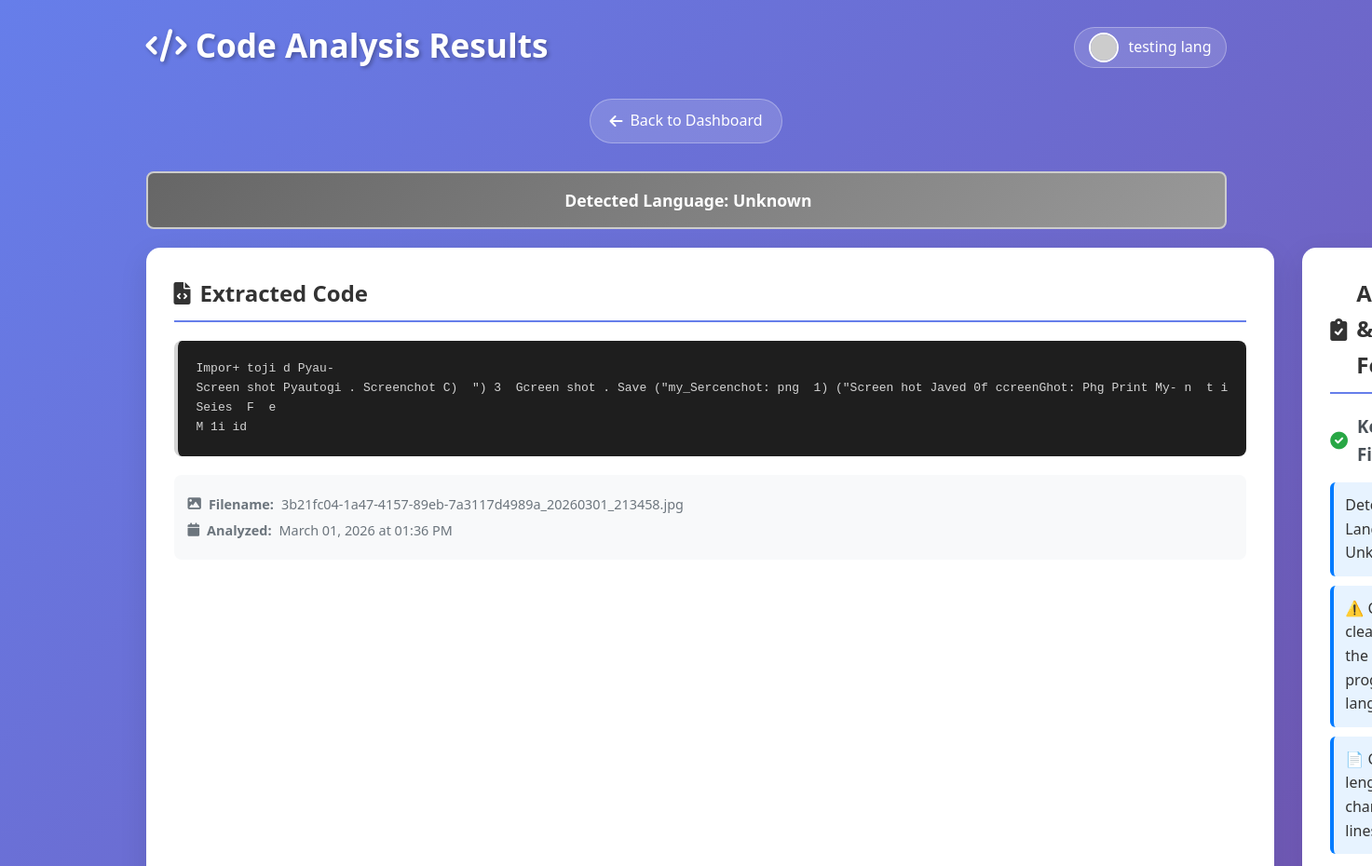
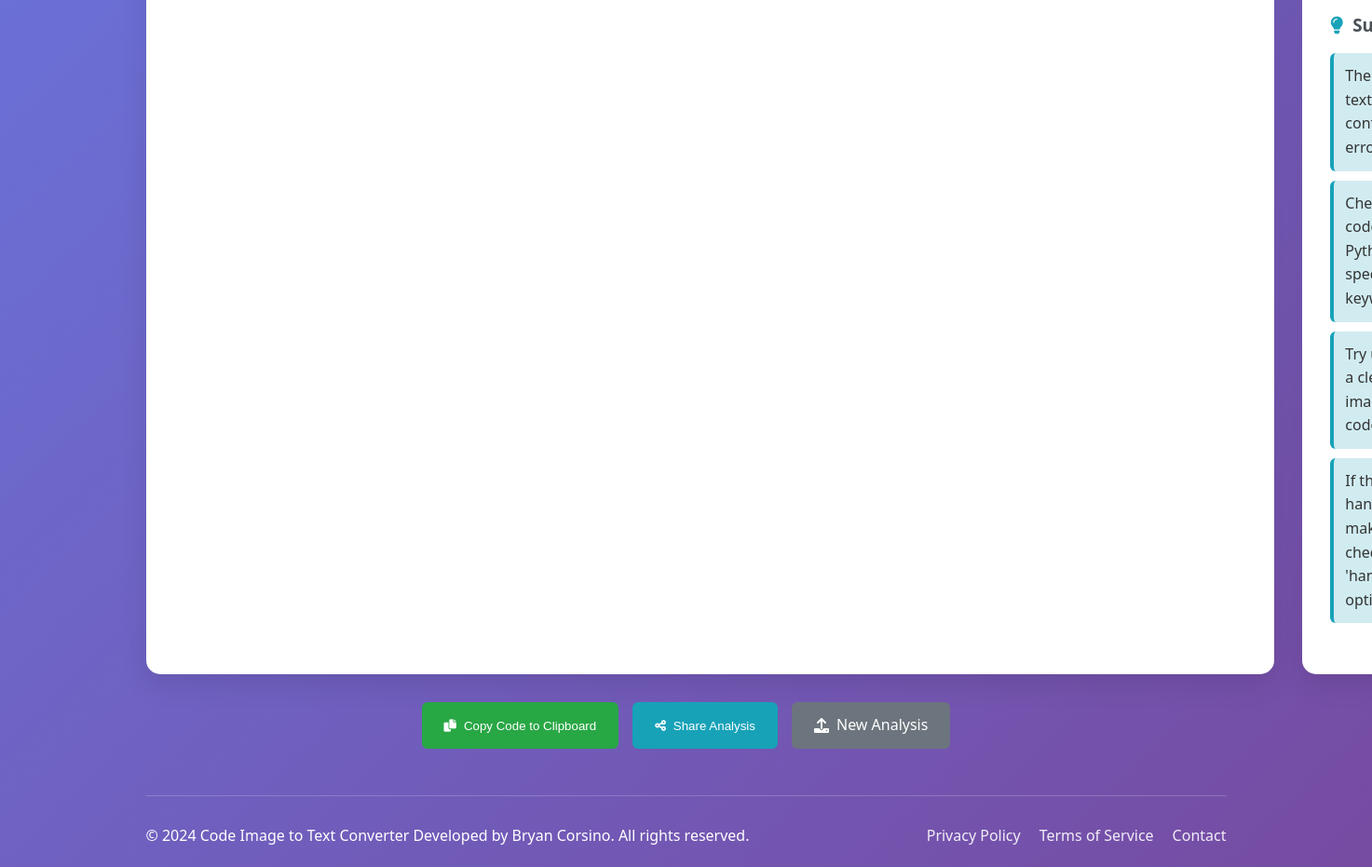
The app's page /analysis/18 (signed in) with its own data (2 pictures, top to bottom).
### app.py (models this page shows, shortened)
class User(UserMixin, db.Model):
    id = db.Column(db.Integer, primary_key=True)
    google_id = db.Column(db.String(100), unique=True, nullable=True)
    email = db.Column(db.String(100), unique=True, nullable=False)
    username = db.Column(db.String(50), unique=True, nullable=True)
    password_hash = db.Column(db.String(200), nullable=True)
    name = db.Column(db.String(100))
    profile_pic = db.Column(db.String(200))
    auth_provider = db.Column(db.String(20), default='local')
    created_at = db.Column(db.DateTime, default=datetime.utcnow)
    last_login = db.Column(db.DateTime, default=datetime.utcnow)
    analyses = db.relationship('Analysis', backref='user', lazy=True, cascade='all, delete-orphan')

class Analysis(db.Model):
    id = db.Column(db.Integer, primary_key=True)
    user_id = db.Column(db.Integer, db.ForeignKey('user.id'), nullable=False)
    filename = db.Column(db.String(200))
    extracted_code = db.Column(db.Text)
    detected_language = db.Column(db.String(50))
    feedback = db.Column(db.Text)
    warnings = db.Column(db.Text)
    suggestions = db.Column(db.Text)
    share_token = db.Column(db.String(100), unique=True, nullable=True)
    is_public = db.Column(db.Boolean, default=False)
    created_at = db.Column(db.DateTime, default=datetime.utcnow)

### app.py (the view)
@app.route('/analysis/<int:analysis_id>')
@login_required
def view_analysis(analysis_id):
    analysis = Analysis.query.get_or_404(analysis_id)
    if analysis.user_id != current_user.id and not analysis.is_public:
        flash('You do not have permission to view this analysis.', 'error')
        return redirect(url_for('history'))
    feedback = json.loads(analysis.feedback) if analysis.feedback else []
    warnings = json.loads(analysis.warnings) if analysis.warnings else []
    suggestions = json.loads(analysis.suggestions) if analysis.suggestions else []
    return render_template('result.html',
                         analysis=analysis,
                         code=analysis.extracted_code,
                         feedback=feedback,
                         warnings=warnings,
                         suggestions=suggestions,
                         language=analysis.detected_language)

### app.py (called while the page is built)
@login_manager.user_loader
def load_user(user_id):
    return User.query.get(int(user_id))

### templates/result.html (shortened to what this page needs)
<!DOCTYPE html>
<html lang="en">
<head>
    <link rel="stylesheet" href="{{ url_for('static', filename='style.css') }}">
    <link rel="stylesheet" href="https://cdnjs.cloudflare.com/ajax/libs/font-awesome/6.0.0/css/all.min.css">
</head>
<body>
    <div class="container">
        <header>
            <div class="header-top">
                <h1><i class="fas fa-code"></i> Code Analysis Results</h1>
                <div class="user-menu">
                    {% if current_user.is_authenticated %}
                        <div class="user-info">
                            <img src="{{ current_user.profile_pic or 'https://ui-avatars.com/api/?name=' + current_user.username + '&size=32&background=667eea&color=fff' }}" alt="Profile" class="profile-pic">
                            <span class="user-name">{{ current_user.name or current_user.username }}</span>
                        </div>
                    {% else %}
                        <a href="{{ url_for('index') }}" class="back-btn">
                            <i class="fas fa-home"></i> Back to Home
                        </a>
                    {% endif %}
                </div>
            </div>
            <a href="{{ url_for('dashboard') }}" class="back-btn" style="margin-top: 10px;">
                <i class="fas fa-arrow-left"></i> Back to Dashboard
            </a>
        </header>
        <div class="language-banner {{ 'python' if language == 'Python' else 'dart' if language == 'Dart' else 'unknown' }}">
            <strong>Detected Language:</strong> {{ language }}
        </div>
        <div class="results-grid">
            <div class="result-section">
                <h2><i class="fas fa-file-code"></i> Extracted Code</h2>
                <div class="code-container language-{{ language.lower() }}">
                    <pre><code>{{ code if code else 'No code could be extracted from the image.' }}</code></pre>
                </div>
                {% if analysis and analysis.filename %}
                <div class="file-info">
                    <p><i class="fas fa-image"></i> <strong>Filename:</strong> {{ analysis.filename }}</p>
                    <p><i class="fas fa-calendar"></i> <strong>Analyzed:</strong> {{ analysis.created_at.strftime('%B %d, %Y at %I:%M %p') }}</p>
                </div>
                {% endif %}
            </div>
            <div class="analysis-section">
                <h2><i class="fas fa-clipboard-check"></i> Analysis & Feedback</h2>
                {% if feedback %}
                <div class="feedback-section">
                    <h3><i class="fas fa-check-circle" style="color: #28a745;"></i> Key Findings</h3>
                    {% for item in feedback %}
                        <div class="feedback-item">{{ item }}</div>
                    {% endfor %}
                </div>
                {% endif %}
                {% if suggestions %}
                <div class="suggestions-section">
                    <h3><i class="fas fa-lightbulb" style="color: #17a2b8;"></i> Suggestions</h3>
                    {% for suggestion in suggestions %}
                        <div class="suggestion-item">{{ suggestion }}</div>
                    {% endfor %}
                </div>
                {% endif %}
            </div>
        </div>
        <div class="action-buttons">
            <button onclick="copyCode()" class="copy-btn">
                <i class="fas fa-copy"></i> Copy Code to Clipboard
            </button>
            {% if current_user.is_authenticated and analysis %}
            <button onclick="shareAnalysis({{ analysis.id }})" class="share-btn">
                <i class="fas fa-share-alt"></i> Share Analysis
            </button>
            {% endif %}
            <a href="{{ url_for('dashboard') }}" class="new-analysis-btn">
                <i class="fas fa-upload"></i> New Analysis
            </a>
        </div>
        <footer>
            <div class="footer-content">
                <p>&copy; 2024 Code Image to Text Converter Developed by Bryan Corsino. All rights reserved.</p>
                <div class="footer-links">
                    <a href="#">Privacy Policy</a>
                    <a href="#">Terms of Service</a>
                    <a href="#">Contact</a>
                </div>
            </div>
        </footer>
    </div>
</body>
</html>

### static/style.css (style rules this page uses)
* { margin: 0; padding: 0; box-sizing: border-box; }
body { font-family: 'Segoe UI', Tahoma, Geneva, Verdana, sans-serif; line-height: 1.6; color: #333; background: linear-gradient(135deg, #667eea 0%, #764ba2 100%); min-height: 100vh; }
.container { max-width: 1200px; margin: 0 auto; padding: 20px; }
header { text-align: center; margin-bottom: 30px; color: white; }
.header-top { display: flex; justify-content: space-between; align-items: center; margin-bottom: 15px; flex-wrap: wrap; }
header h1 { font-size: 2.2rem; margin-bottom: 5px; text-shadow: 2px 2px 4px rgba(0,0,0,0.3); }
.user-menu { display: flex; align-items: center; gap: 10px; }
.user-info { position: relative; display: flex; align-items: center; cursor: pointer; padding: 5px 15px; border-radius: 30px; background: rgba(255, 255, 255, 0.15); transition: all 0.3s ease; border: 1px solid rgba(255, 255, 255, 0.3); }
.profile-pic { width: 32px; height: 32px; border-radius: 50%; margin-right: 10px; border: 2px solid white; }
.user-name { color: white; font-weight: 500; }
.back-btn { display: inline-flex; align-items: center; gap: 8px; color: white; text-decoration: none; padding: 10px 20px; background: rgba(255, 255, 255, 0.15); border-radius: 25px; transition: all 0.3s ease; border: 1px solid rgba(255, 255, 255, 0.3); }
.results-grid { display: grid; grid-template-columns: 1fr 1fr; gap: 30px; margin-bottom: 30px; }
.result-section, .analysis-section { background: white; padding: 30px; border-radius: 15px; box-shadow: 0 10px 30px rgba(0,0,0,0.1); }
.result-section h2, .analysis-section h2 { margin-bottom: 20px; color: #333; border-bottom: 2px solid #667eea; padding-bottom: 10px; display: flex; align-items: center; gap: 10px; }
.code-container { background: #1e1e1e; color: #d4d4d4; padding: 20px; border-radius: 8px; overflow-x: auto; font-family: 'Consolas', 'Monaco', monospace; max-height: 400px; overflow-y: auto; border-left: 4px solid; }
.feedback-section, .warnings-section, .suggestions-section { margin-bottom: 25px; }
.feedback-section h3, .warnings-section h3, .suggestions-section h3 { margin-bottom: 15px; color: #495057; display: flex; align-items: center; gap: 10px; }
.feedback-item, .warning-item, .suggestion-item { padding: 12px; margin-bottom: 10px; border-radius: 6px; border-left: 4px solid; }
.feedback-item { background: #e7f3ff; border-left-color: #007bff; }
.suggestion-item { background: #d1ecf1; border-left-color: #17a2b8; }
.action-buttons { display: flex; gap: 15px; justify-content: center; flex-wrap: wrap; margin-top: 30px; }
.copy-btn, .new-analysis-btn, .share-btn { padding: 12px 24px; border: none; border-radius: 6px; text-decoration: none; font-weight: 500; cursor: pointer; transition: all 0.3s ease; display: inline-flex; align-items: center; gap: 8px; }
.copy-btn { background: #28a745; color: white; }
.new-analysis-btn { background: #6c757d; color: white; }
.share-btn { background: #17a2b8; color: white; }
.language-banner { padding: 15px; border-radius: 8px; margin-bottom: 20px; text-align: center; font-size: 1.1rem; font-weight: bold; color: white; }
.language-banner.unknown { background: linear-gradient(135deg, #666, #999); border: 2px solid #ccc; }
footer { margin-top: 50px; padding-top: 30px; border-top: 1px solid rgba(255, 255, 255, 0.2); }
.footer-content { display: flex; justify-content: space-between; align-items: center; color: white; flex-wrap: wrap; gap: 20px; }
.footer-links { display: flex; gap: 20px; }
.footer-links a { color: white; text-decoration: none; opacity: 0.9; transition: opacity 0.3s ease; }

### templates/result.html (style rules this page uses)
.file-info { margin-top: 20px; padding: 15px; background: #f8f9fa; border-radius: 8px; font-size: 0.9rem; color: #6c757d; }
.file-info p { margin: 5px 0; display: flex; align-items: center; gap: 8px; }

### records on screen
User: name "testing lang"
Analysis: detected_language "Unknown", extracted_code "Impor+ toji d Pyau- Screen shot Pyautogi . Screenchot C) \") 3 Gcreen shot . Save (\"my_Sercenchot: png 1) (\"Screen hot Javed 0f ccreenGhot: Phg Print My- n t i Seies F e M 1i id", filename "3b21fc04-1a47-4157-89eb-7a3117d4989a_20260301_213458.jpg", created_at "March 01, 2026 at 01:36 PM"

### other values on screen
{{ item }} "📄…"
{{ suggestion }} "If…"
